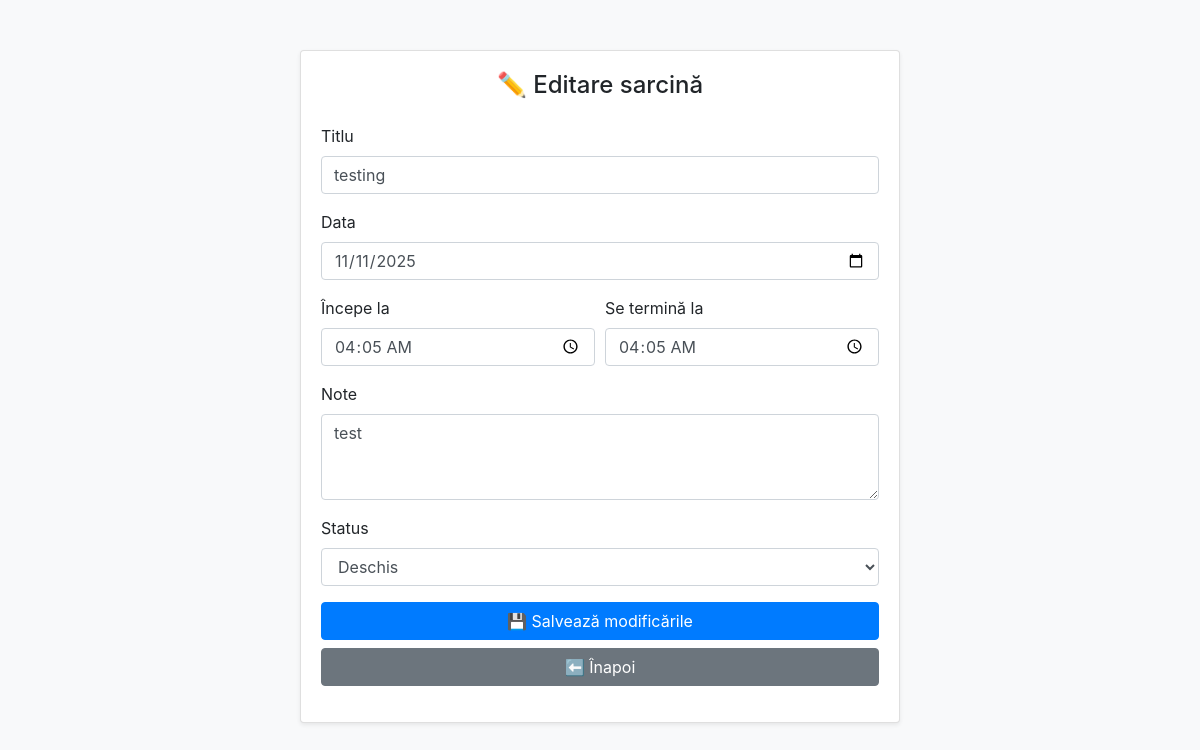
Page /edit.php?id=2 on the committed database.
### tables this page shows
CREATE TABLE `tasks` (
  `id` int NOT NULL,
  `title` text NOT NULL,
  `dates` date NOT NULL,
  `starttime` time NOT NULL,
  `endtime` time NOT NULL,
  `notes` varchar(255) NOT NULL,
  `status` enum('open','done') NOT NULL DEFAULT 'open'
);

### edit.php (the view, shortened to what this page needs)
<?php
$servername = "localhost";
$username   = "root";
$password   = "";
$dbname     = "2webtasks";
$conn = new mysqli($servername, $username, $password, $dbname);
$id   = isset($_GET['id']) ? intval($_GET['id']) : 0;
$task = null;
if ($id > 0) {
  $sql  = "SELECT * FROM tasks WHERE id = $id";
  $result = $conn->query($sql);
  if ($result && $result->num_rows > 0) {
    $task = $result->fetch_assoc();
  }
}
?>
<!DOCTYPE html>
<html lang="ro">
<head>
  <link rel="stylesheet"
        href="https://stackpath.bootstrapcdn.com/bootstrap/4.5.2/css/bootstrap.min.css">
</head>
<body>
<div class="container">
  <div class="card shadow-sm">
    <div class="card-body">
      <h4 class="card-title mb-4 text-center">✏️ Editare sarcină</h4>
      <?php if ($task): ?>
        <form id="editForm">
          <div class="form-group">
            <label for="title">Titlu</label>
            <input type="text" class="form-control" id="title" name="title"
                   value="<?= htmlspecialchars($task['title']) ?>" required>
          </div>
          <div class="form-group">
            <label for="date">Data</label>
            <input type="date" class="form-control" id="date" name="date"
                   value="<?= htmlspecialchars($task['dates'] ?? '', ENT_QUOTES, 'UTF-8') ?>" required>
          </div>
          <div class="form-row">
            <div class="form-group col-md-6">
              <label for="start">Începe la</label>
              <input type="time" class="form-control" id="start" name="start"
                     value="<?= htmlspecialchars($task['starttime'] ?? '', ENT_QUOTES, 'UTF-8') ?>" required>
            </div>
            <div class="form-group col-md-6">
              <label for="end">Se termină la</label>
              <input type="time" class="form-control" id="end" name="end"
                     value="<?= htmlspecialchars($task['endtime'] ?? '', ENT_QUOTES, 'UTF-8') ?>" required>
            </div>
          </div>
          <div class="form-group">
            <label for="notes">Note</label>
            <textarea class="form-control" id="notes" name="notes"
                      rows="3"><?= htmlspecialchars($task['notes']) ?></textarea>
          </div>
          <div class="form-group">
            <label for="status">Status</label>
            <select class="form-control" id="status" name="status">
              <option value="open" <?= $task['status'] === 'open' ? 'selected' : '' ?>>Deschis</option>
            </select>
          </div>
          <button type="submit" class="btn btn-primary btn-block">💾 Salvează modificările</button>
          <a href="index.php" class="btn btn-secondary btn-block">⬅️ Înapoi</a>
        </form>
      <?php else: ?>
        <div class="alert alert-danger">Sarcina nu a fost găsită.</div>
      <?php endif; ?>
    </div>
  </div>
</div>
</body>
</html>

### edit.php (style rules this page uses)
body { background-color: #f8f9fa; }
.card { max-width: 600px; margin: 50px auto; }

### rows in the picture
tasks: title "testing", date "11/11/2025", start "04:05:00", end "04:05:00", notes "test", status "Deschis"
